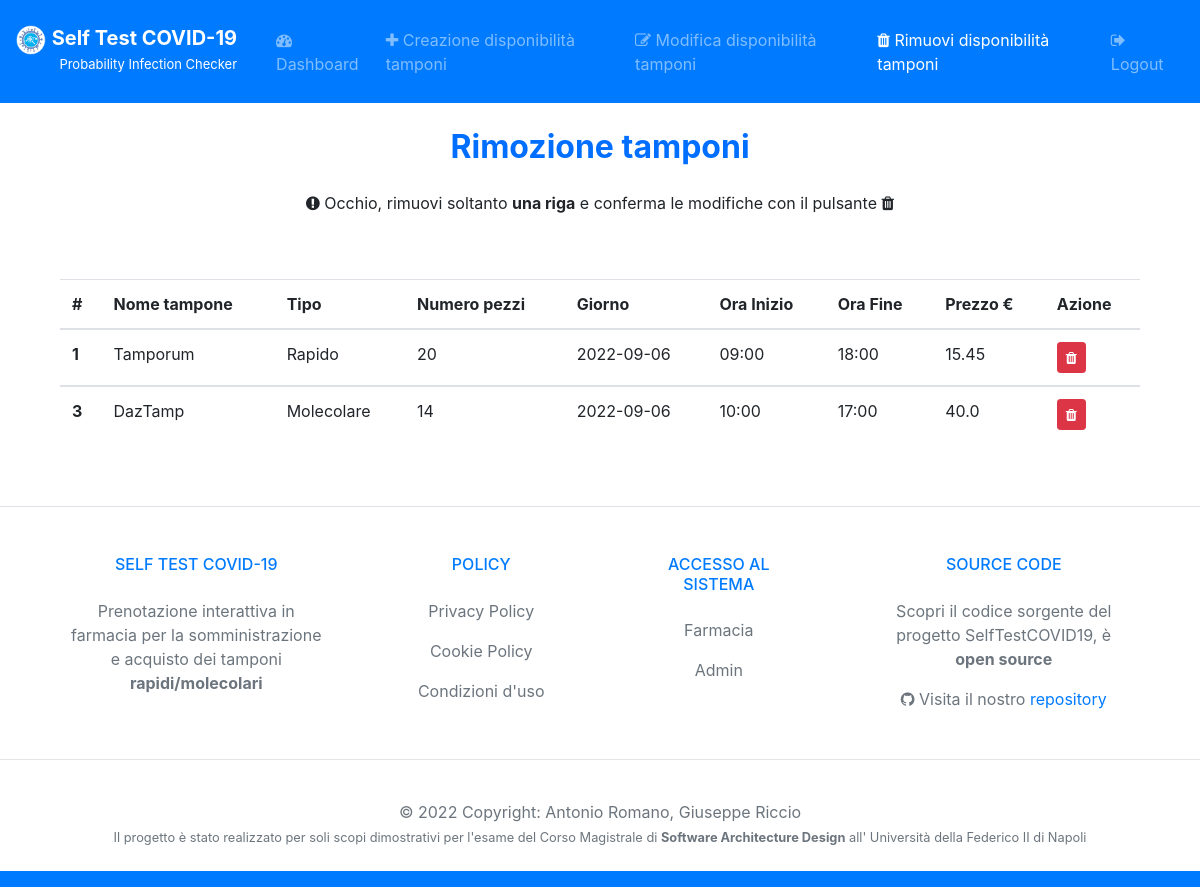
Page /rimuoviDisponibilitaTamponi (signed in) on the committed database.
### tables this page shows
CREATE TABLE `Tamponi` (
	ID INTEGER PRIMARY KEY AUTOINCREMENT,
	NomeTampone VARCHAR(50),
	Tipo VARCHAR(10),
	N_pezzi INTEGER,
	Giorno DATE,
	OraInizio TIME,
	OraFine TIME,
	Prezzo FLOAT,
	ID_Farmacia INTEGER,
	UNIQUE(NomeTampone,ID_Farmacia)
);

### controllers/GestioneDisponibilitàController.py (the view)
def rimozioneTamponi():
    msg = ""
    if 'loggedin' in session:
        connection = connectDB()
        tamponi = connection.execute('SELECT * FROM Tamponi WHERE ID_Farmacia = ?',(session['id'],)).fetchall()
        connection.close()
    else:
        return redirect('/loginFarmacia')
    return render_template('/FarmaciaView/rimozioneDisponibilitaTamponi.html', tamponi=tamponi, msg=msg)

### models/DB.py (called while the page is built)
def connectDB():
    connection = sqlite3.connect('./models/selftestcovid19.db')
    connection.row_factory = sqlite3.Row
    return connection

### templates/FarmaciaView/rimozioneDisponibilitaTamponi.html (shortened to what this page needs)
<!doctype html>
<html lang="it">
<head>
  <link rel="stylesheet" href="https://cdnjs.cloudflare.com/ajax/libs/font-awesome/4.7.0/css/font-awesome.min.css">
  <link rel="stylesheet" href="https://stackpath.bootstrapcdn.com/bootstrap/4.3.1/css/bootstrap.min.css">
</head>
<body>
  <nav class="navbar navbar-expand-lg navbar-dark bg-primary">
    <div style="margin-top: 10px; margin-right: 15px;">
      <a class="navbar-brand" href="#">
        <img src="/static/logo.png" width="30" height="30" alt="">
        <span style="margin-top: 10px; color: white; font-size: 20px ;"><b>Self Test COVID-19</b><br>
          <p style="font-size: small; text-align: right;">Probability Infection Checker</p></a></span>
    </div>
    <div class="collapse navbar-collapse" id="navbarSupportedContent">
      <ul class="navbar-nav mr-auto">
        <li class="nav-item">
          <a class="nav-link" href="/dashboardFarmacia"><i class="fa fa-tachometer" aria-hidden="true"></i>
            Dashboard</a>
        </li>
        <li class="nav-item">
          <a class="nav-link" href="/creazioneDisponibilitaTamponi"><i class="fa fa-plus" aria-hidden="true"></i>
            Creazione disponibilità tamponi</a>
        </li>
        <li class="nav-item">
          <a class="nav-link" href="/modificaDisponibilitaTamponi"><i class="fa fa-pencil-square-o"
              aria-hidden="true"></i> Modifica disponibilità tamponi</a>
        </li>
        <li class="nav-item active">
          <a class="nav-link" href="#"><i class="fa fa-trash" aria-hidden="true"></i> Rimuovi disponibilità tamponi</a>
        </li>
      </ul>
      <ul class="navbar-nav ml-auto">
        <li class="nav-item">
          <a class="nav-link" href="/logout"><i class="fa fa-sign-out" aria-hidden="true"></i> Logout</a>
        </li>
      </ul>
    </div>
  </nav>
  <div class="container">
    <center>
      <h2 class="text-center" style="margin: 25px;"><b><span style="color: #006eff;">
            Rimozione tamponi</span></b></h2>
      <h7><i class="fa fa-exclamation-circle" aria-hidden="true"></i> Occhio, rimuovi soltanto <b>una riga</b> e
        conferma le modifiche con il pulsante <i class="fa fa-trash" aria-hidden="true"></i></h7>
      <div class="container">
        <div class="d-flex justify-content-center mt-5 table-responsive">
          <table class="table">
            <thead>
              <tr>
                <th scope="col">#</th>
                <th scope="col">Nome tampone </th>
                <th scope="col">Tipo</th>
                <th scope="col">Numero pezzi</th>
                <th scope="col">Giorno</th>
                <th scope="col">Ora Inizio</th>
                <th scope="col">Ora Fine</th>
                <th scope="col">Prezzo €</th>
                <th scope="col">Azione</th>
              </tr>
            </thead>
            <tbody>
              {% for tampone in tamponi %}
              <tr>
                <th scope="row">{{ tampone.ID }}</th>
                <td>{{ tampone.NomeTampone }}</td>
                <td>{{ tampone.Tipo }}</td>
                <td>{{ tampone.N_pezzi }}</td>
                <td>{{ tampone.Giorno }}</td>
                <td>{{ tampone.Orainizio }}</td>
                <td>{{ tampone.OraFine }}</td>
                <td>{{ tampone.Prezzo }}</td>
                <td>
                  <form action="{{ tampone.ID }}/rimuoviDisponibilitaTamponi" method="POST">
                    <button type="submit" class="btn btn-danger btn-sm"><i class="fa fa-trash"
                        aria-hidden="true"></i></button>
                  </form>
                </td>
              </tr>
            </tbody>
            {% endfor %}
          </table>
        </div>
      </div>
    </center>
  </div>
</body>
<footer class="text-lg text-lg-start bg-white text-muted">
  <section class="d-flex justify-content-center justify-content-lg-between p-4 border-bottom">
  </section>
  <section class="">
    <div class="container text-center text-md-start mt-5">
      <div class="row mt-3">
        <div class="col-md-3 col-lg-4 col-xl-3 mx-auto mb-4">
          <h6 class="text-uppercase fw-bold mb-4  text-primary">
            Self Test COVID-19
          </h6>
          <p>
            Prenotazione interattiva in farmacia per la somministrazione e acquisto dei tamponi <b>rapidi/molecolari</b>
          </p>
        </div>
        <div class="col-md-2 col-lg-2 col-xl-2 mx-auto mb-4">
          <h6 class="text-uppercase fw-bold mb-4  text-primary">
            Policy
          </h6>
          <p>
            <a href="#!" class="text-reset">Privacy Policy</a>
          </p>
          <p>
            <a href="#!" class="text-reset">Cookie Policy</a>
          </p>
          <p>
            <a href="#!" class="text-reset">Condizioni d'uso</a>
          </p>
        </div>
        <div class="col-md-3 col-lg-2 col-xl-2 mx-auto mb-4">
          <h6 class="text-uppercase fw-bold mb-4  text-primary">
            Accesso al sistema
          </h6>
          <p>
            <a href="/loginFarmacia" class="text-reset">Farmacia</a>
          </p>
          <p>
            <a href="/loginAdmin" class="text-reset">Admin</a>
          </p>
        </div>
        <div class="col-md-4 col-lg-3 col-xl-3 mx-auto mb-md-0 mb-4">
          <h6 class="text-uppercase fw-bold mb-4  text-primary">SOURCE CODE</h6>
          <p>Scopri il codice sorgente del progetto SelfTestCOVID19, è <b>open source</b></p>
          <p><i class="fa fa-github"></i> Visita il nostro <a href="https://github.com/giuseppericcio/SelfTestCovid19">repository</a></p>
        </div>
      </div>
    </div>
  </section>
  <hr>
  <div class="text-center p-4  text-muted" style="background-color: rgba(255, 255, 255, 0.05);">
    © 2022 Copyright:
    <a class="text-muted fw-bold">Antonio Romano, Giuseppe Riccio</a>
    <small id="dateHelp" class="form-text text-muted text-primary">Il progetto è stato realizzato per soli scopi
      dimostrativi per l'esame del Corso Magistrale di <b>Software Architecture Design</b> all' Università della
      Federico II di Napoli</small>
  </div>
</footer>
  <nav class="navbar navbar-expand-lg navbar-dark bg-primary">
  </nav>
</body>
</html>

### rows in the picture
Tamponi: ID "1", NomeTampone "Tamporum", Tipo "Rapido", N_pezzi "20", Giorno "2022-09-06", Orainizio "09:00", OraFine "18:00", Prezzo "15.45"
Tamponi: ID "3", NomeTampone "DazTamp", Tipo "Molecolare", N_pezzi "14", Giorno "2022-09-06", Orainizio "10:00", OraFine "17:00", Prezzo "40.0"
